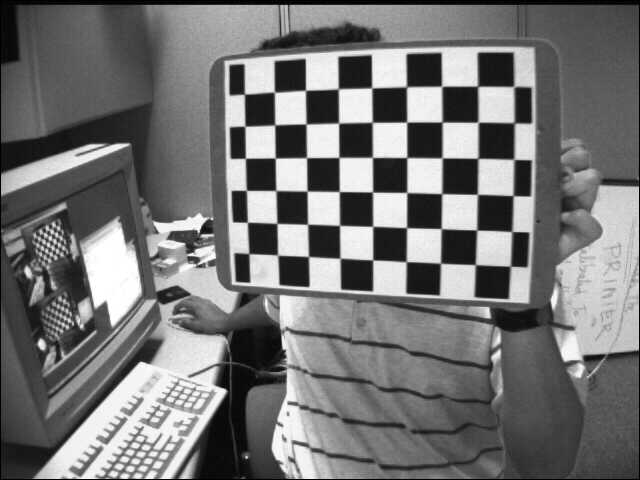
#> input picture Task1/Chestboard_data/left01.jpg, 640 x 480 px
$ python -i features.py   (imports and definitions only)   (older library calls are emulated)
#> lines starting #> are read from the running program, lines starting #| are printed output that depends on the picture
#> further down, picture is the input picture: shape (480, 640); min 0, max 255, mean 116.6
"""Task 1.3 - Feature detection and matching.

Pipeline for a pair of images:
    detect keypoints + descriptors (SIFT / ORB)
    -> k-NN matching (BFMatcher) + Lowe ratio test
    -> RANSAC homography (removes the remaining wrong matches)
    -> draw the matches and the outline of the object in the scene.

All functions take / return numpy arrays or plain dicts (no plotting / printing).
"""

from __future__ import annotations

import time
from typing import Dict, List, Tuple

import cv2
import numpy as np


def _to_gray(img: np.ndarray) -> np.ndarray:
    """BGR -> gray (pass-through if already 2D)."""
    return cv2.cvtColor(img, cv2.COLOR_BGR2GRAY) if img.ndim == 3 else img


# ======================================================================
# 1. Harris corner detector from scratch
# ======================================================================
def harris_from_scratch(
    gray: np.ndarray, k: float = 0.04, window: int = 3, thresh_ratio: float = 0.01
) -> Dict:
    """Harris corner detector written step by step.

    Steps:
        1. Image derivatives Ix, Iy (Sobel).
        2. Structure-tensor entries Ixx = Ix*Ix, Iyy = Iy*Iy, Ixy = Ix*Iy,
           each smoothed with a Gaussian window (this is the sum over the neighbourhood).
        3. Response R = det(M) - k * trace(M)^2, with
           det = Ixx*Iyy - Ixy^2 and trace = Ixx + Iyy.
           R is large and positive at corners, negative on edges, ~0 on flat areas.
        4. Keep pixels with R > thresh_ratio * max(R) that are local maxima
           (non-maximum suppression in a 3x3 neighbourhood).

    Args:
        gray: 2D uint8 image.
        k: Harris constant (0.04 - 0.06).
        window: size of the Gaussian smoothing window (odd).
        thresh_ratio: threshold as a fraction of the maximum response.

    Returns:
        dict with 'response' (float32 map R) and 'corners' (N, 2) array of (x, y).
    """
#> called with k = 0.04, window = 3, thresh_ratio = 0.01
    gray = _to_gray(gray).astype(np.float32)

    # Step 1: derivatives
    Ix = cv2.Sobel(gray, cv2.CV_32F, 1, 0, ksize=3)
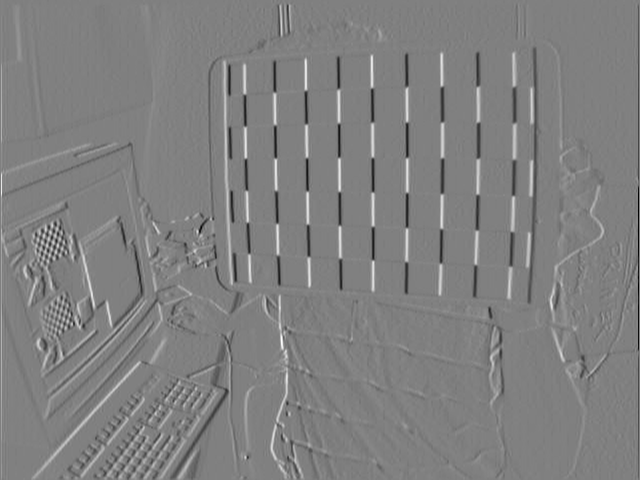
#> Ix: shape (480, 640) float32; min -852, max 842, mean 0.4; drawn with min black and max white
    Iy = cv2.Sobel(gray, cv2.CV_32F, 0, 1, ksize=3)
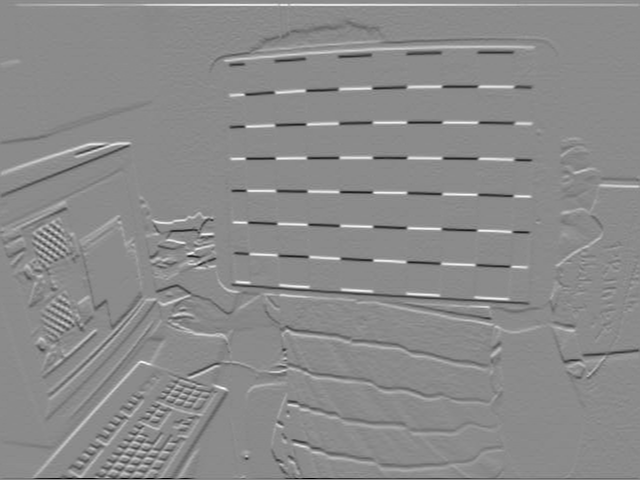
#> Iy: shape (480, 640) float32; min -972, max 811, mean 0.8; drawn with min black and max white

    # Step 2: structure tensor entries, smoothed over a window
    Ixx = cv2.GaussianBlur(Ix * Ix, (window, window), 0)
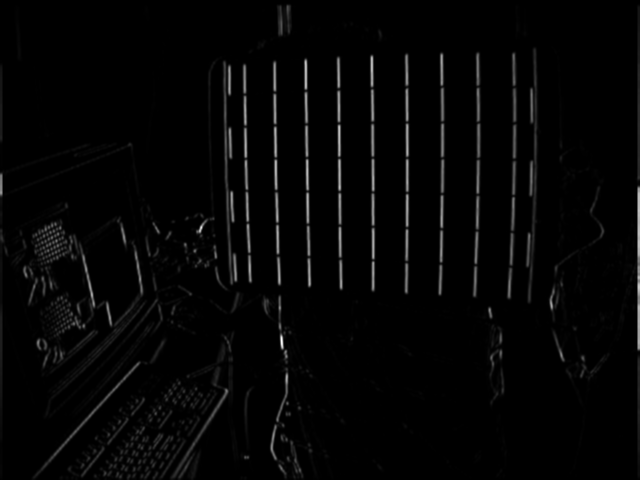
#> Ixx: shape (480, 640) float32; min 0, max 459712.8, mean 9953.6; drawn with min black and max white
    Iyy = cv2.GaussianBlur(Iy * Iy, (window, window), 0)
    Ixy = cv2.GaussianBlur(Ix * Iy, (window, window), 0)
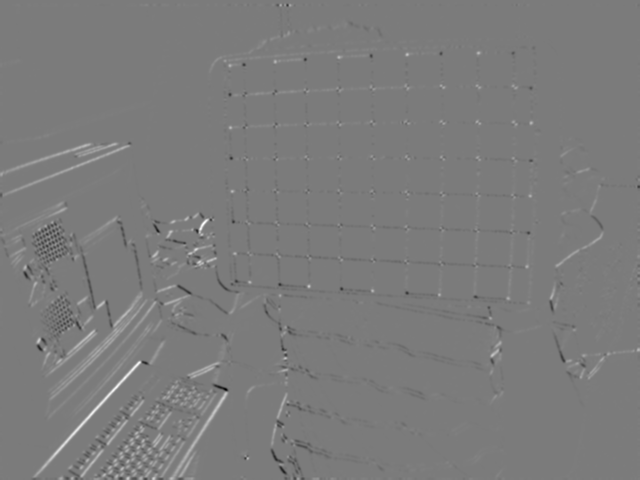
#> Ixy: shape (480, 640) float32; min -155519.2, max 164733.1, mean 550; drawn with min black and max white

    # Step 3: corner response
    det = Ixx * Iyy - Ixy * Ixy
    trace = Ixx + Iyy
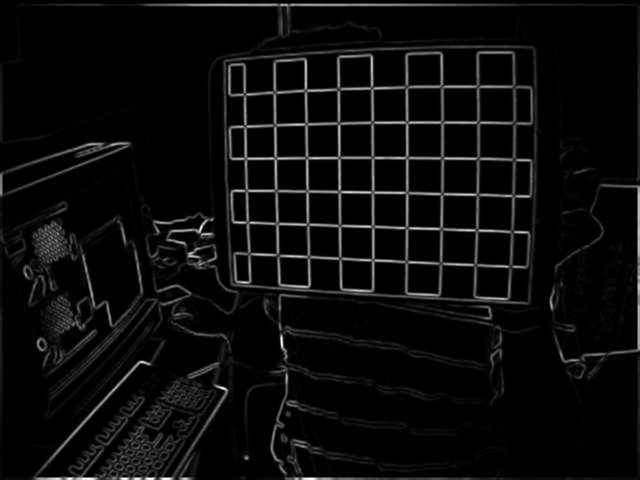
#> trace: shape (480, 640) float32; min 0, max 467832.8, mean 21851.9; drawn with min black and max white
    R = det - k * trace * trace
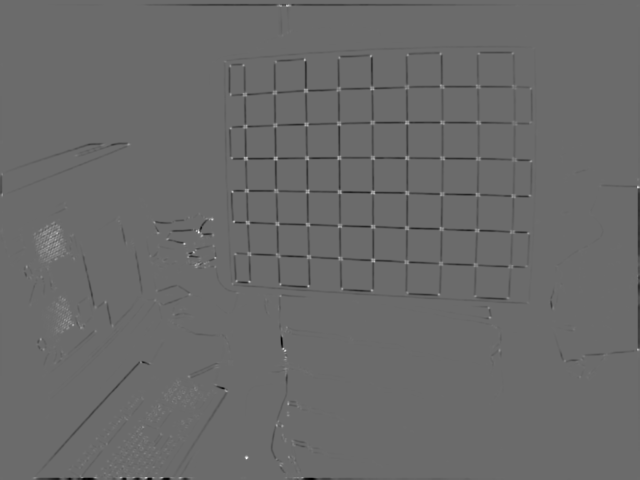
#> R: shape (480, 640) float32; min -8.68e+09, max 1.18e+10, mean -86413200; drawn with min black and max white

    # Step 4: threshold + non-maximum suppression
    corners = _non_max_suppression(R, thresh_ratio * R.max())
    return {"response": R, "corners": corners}


def _non_max_suppression(R: np.ndarray, threshold: float) -> np.ndarray:
    """Return (x, y) of pixels that exceed `threshold` and are the max of their 3x3 neighbourhood."""
#> called with threshold = 118348585
    # Dilation puts the local maximum of each 3x3 window into every pixel;
    # a pixel is a local max if it equals that value.
    local_max = cv2.dilate(R, np.ones((3, 3), np.uint8))
    mask = (R > threshold) & (R == local_max)
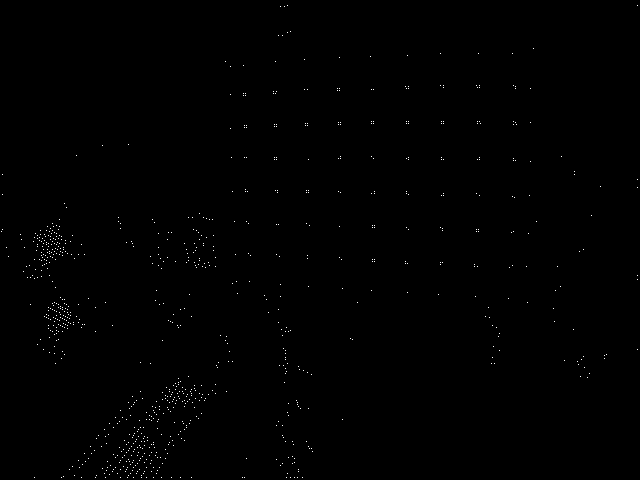
#> mask: shape (480, 640) bool; 0.3% white in thin lines or dots
    ys, xs = np.nonzero(mask)
#> ys = 920 values from 5 to 477; xs = 920 values, max 637 at index 1, min 1 at index 204, mean 208.8
    return np.stack([xs, ys], axis=1)


# [32 lines left out: functions harris_opencv, detect_keypoints, not called in this run]


# ======================================================================
# 3. Matching
# ======================================================================
def _norm_for(method: str) -> int:
    """SIFT descriptors are float vectors -> L2; ORB descriptors are bits -> Hamming."""
    return cv2.NORM_L2 if method == "sift" else cv2.NORM_HAMMING


# [134 lines left out: functions match_features, match_best_only, find_homography_ransac, draw_object_outline, match_images, draw_matches, not called in this run]

>>> import cv2
>>> picture = cv2.imread('../../Task1/Chestboard_data/left01.jpg', cv2.IMREAD_GRAYSCALE)
>>> result = harris_from_scratch(picture)
#> in harris_from_scratch, `corners = _non_max_suppression(R, thresh_ratio * R.max())`: corners = 920 pairs, first value 1 to 637, second value 5 to 477
#> result = 2 items

$ run again, on Task1/Chestboard_data/left02.jpg
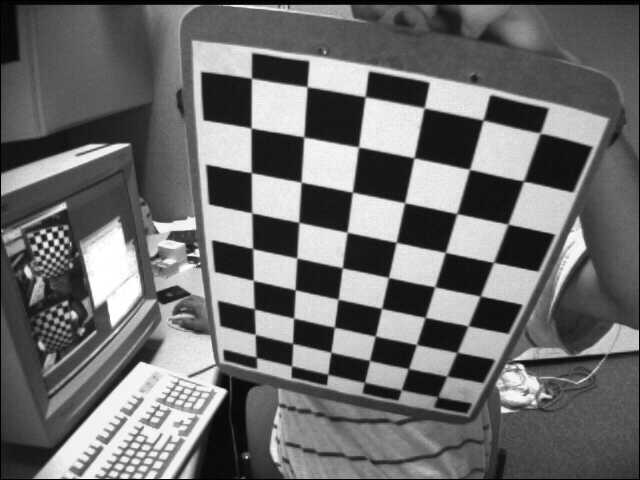
#> input picture Task1/Chestboard_data/left02.jpg, 640 x 480 px
#> picture is the input picture: shape (480, 640); min 0, max 255, mean 109
#> in _non_max_suppression, `local_max = cv2.dilate(R, np.ones((3, 3), np.uint8))`:
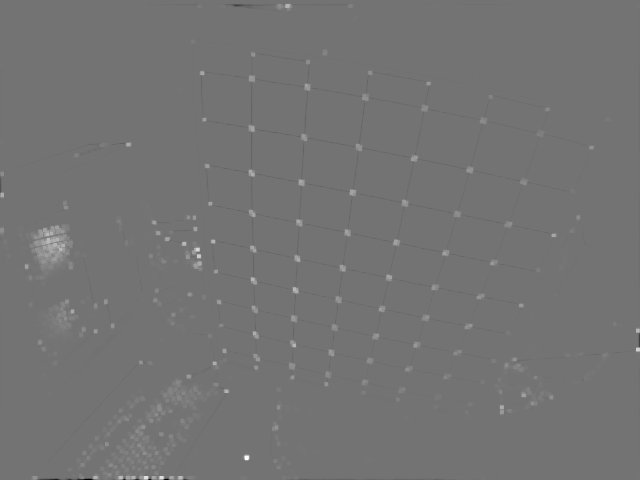
#> local_max: shape (480, 640) float32; min -7.9e+09, max 9.55e+09, mean 40032032; drawn with min black and max white
#> in _non_max_suppression, `mask = (R > threshold) & (R == local_max)`:
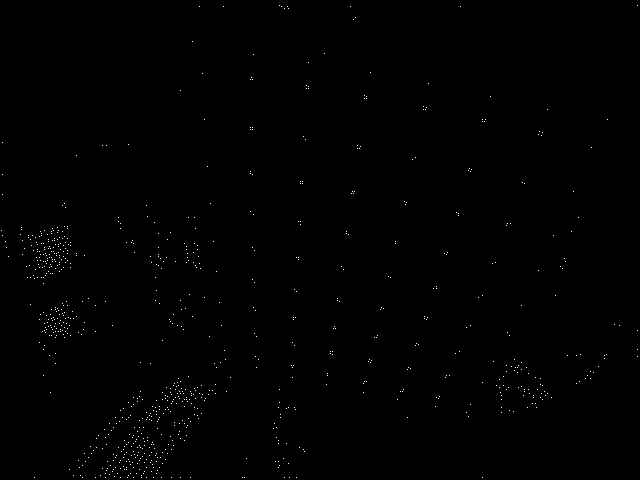
#> mask: shape (480, 640) bool; 0.29% white in thin lines or dots
#> ys = 904 values from 5 to 477; xs = 904 values, max 637 at index 1, min 1 at index 122, mean 214.6
#> corners = 904 pairs, first value 1 to 637, second value 5 to 477
#> result = 2 items

$ run again, on Task1/Chestboard_data/left03.jpg
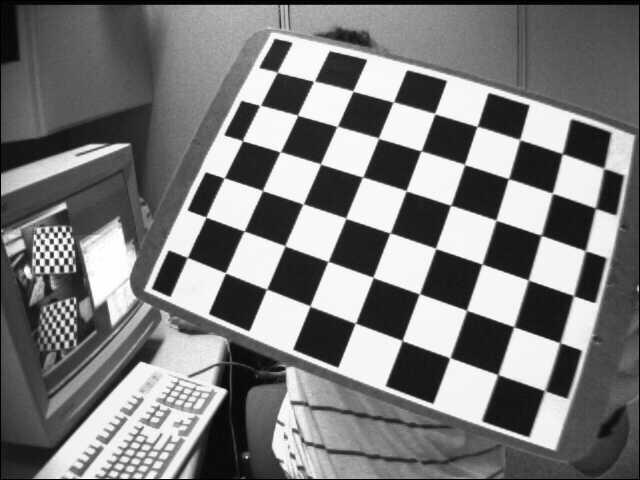
#> input picture Task1/Chestboard_data/left03.jpg, 640 x 480 px
#> picture is the input picture: shape (480, 640); min 0, max 255, mean 122.9
#> in _non_max_suppression, `local_max = cv2.dilate(R, np.ones((3, 3), np.uint8))`:
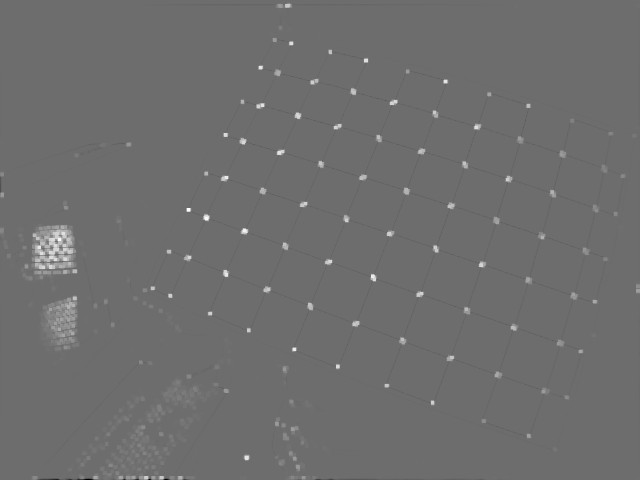
#> local_max: shape (480, 640) float32; min -8.47e+09, max 1.13e+10, mean 86531512; drawn with min black and max white
#> in _non_max_suppression, `mask = (R > threshold) & (R == local_max)`:
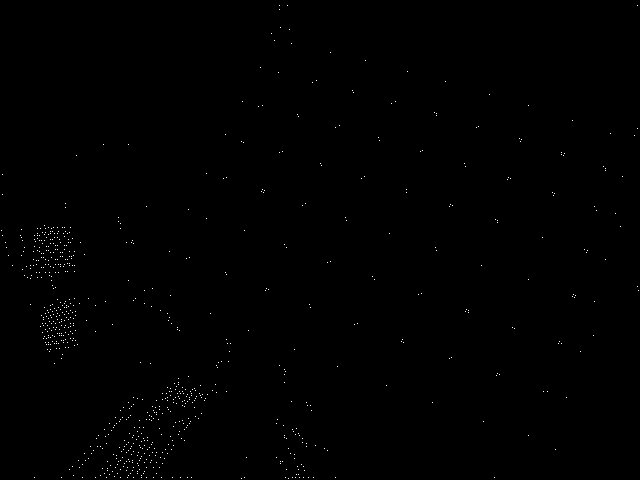
#> mask: shape (480, 640) bool; 0.27% white in thin lines or dots
#> ys = 827 values from 5 to 478; xs = 827 values, max 638 at index 292, min 1 at index 120, mean 179.5
#> corners = 827 pairs, first value 1 to 638, second value 5 to 478
#> result = 2 items

$ run again, on Task1/Chestboard_data/left04.jpg
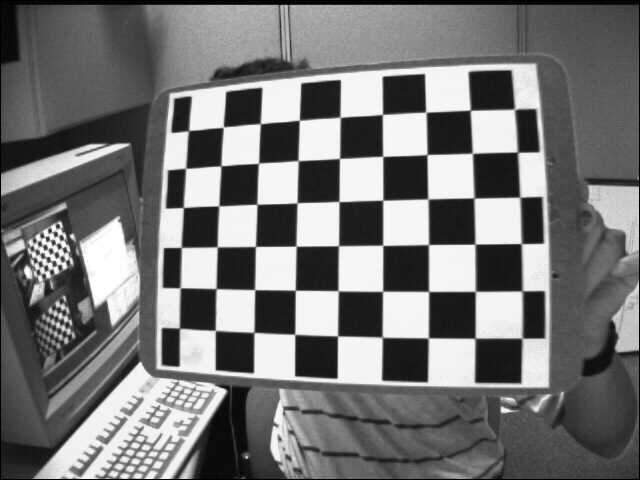
#> input picture Task1/Chestboard_data/left04.jpg, 640 x 480 px
#> picture is the input picture: shape (480, 640); min 0, max 255, mean 117.8
#> in _non_max_suppression, `mask = (R > threshold) & (R == local_max)`:
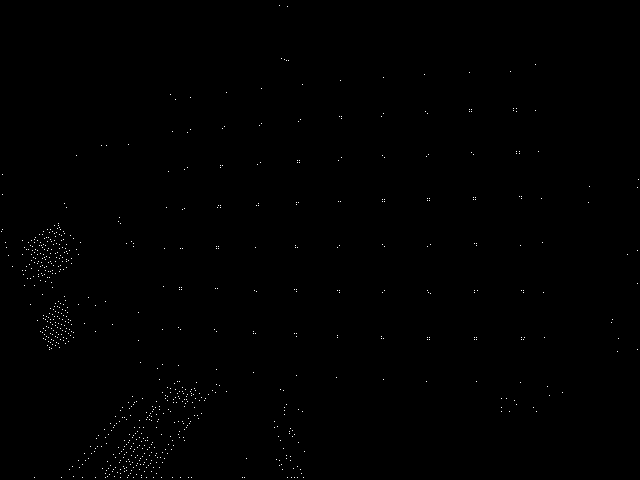
#> mask: shape (480, 640) bool; 0.26% white in thin lines or dots
#> ys = 803 values from 5 to 477; xs = 803 values, max 638 at index 73, min 1 at index 123, mean 182.3
#> corners = 803 pairs, first value 1 to 638, second value 5 to 477
#> result = 2 items
